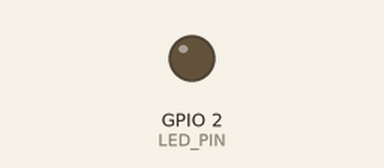
A sketch run on a simulated ESP8266 (NodeMCU). On the bench: output pins drawn as LEDs (lit = HIGH). WiFi joins after 1.5 s; servers stay silent unless stated; uploads are accepted with an empty reply; what the sketch prints to the serial monitor is not drawn.

Above: at 2.52 s.
At 7.9 s:
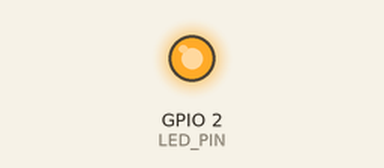
Timing chart, 0 to 16.3 s (numbered marks = the images above):
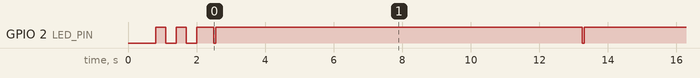

The sketch:

webcfgled.ino
```cpp
// webcfgled.ino - use a google spreadsheet to configure how often the LED should flash
#include <Arduino.h>
#include <ESP8266WiFi.h>
#include <ESP8266HTTPClient.h>
#include <WiFiClientSecureBearSSL.h>


// ===== WebCfg =========================================================================
// download config file from web server


// Make a spreadsgeet in google sheets (this app use only cell A1 from the first tab)
//   Note: you must share the file for public viewing (everybody with the link can then read it)
// Open the spreadsheet in google sheets, then open the correct tab (first in this demo), and look at the url when the tab is open
//   https://docs.google.com/spreadsheets/d/1mcsbrp1kGm0c29l3nXLqQ833ojlBLRUvd5v7cRqZNAw/edit#gid=0
// The long number is the "file id"
//   1mcsbrp1kGm0c29l3nXLqQ833ojlBLRUvd5v7cRqZNAw
// The short number is the "tab id" (first tab is always 0, next tabs have a 9 (?) digit number.
//   0
//To URL to the tab in CSV format is then
//   https://docs.google.com/spreadsheets/d/1mcsbrp1kGm0c29l3nXLqQ833ojlBLRUvd5v7cRqZNAw/export?format=csv&gid=0


#define WEBCFG_URL  "https://docs.google.com/spreadsheets/d/1mcsbrp1kGm0c29l3nXLqQ833ojlBLRUvd5v7cRqZNAw/export?format=csv&gid=0"


String webcfg_getfile(const char * url, String & filecontent) {
  // Function either returns "" (ok case, `filecontent` has content)
  // or returns a non-empty error string (and filecontent is "").
  filecontent = "";

  // We need to specify which headers we want to look at (only: location for redirect)
  static const char * headerkeys[] = {"location"} ;
  static const size_t headercount = sizeof(headerkeys)/sizeof(const char *);

  // We need an SSL client, because google sheets uses https (but we don't care about the server fingerprint)
  std::unique_ptr<BearSSL::WiFiClientSecure> client(new BearSSL::WiFiClientSecure);
  client->setInsecure(); // happy to ignore the SSL certificate, else client->setFingerprint(uint8_t[20]);
  HTTPClient https;

  // Setup the request
  bool ok = https.begin(*client, url);
  https.collectHeaders(headerkeys,headercount);
  if( !ok ) {
    return "unable to begin";
  }

  // Get the response
  int httpCode = https.GET();

  // GET failed?
  if( httpCode<0 ) {
    https.end();
    return String("code ")+httpCode+" "+https.errorToString(httpCode);
  }

  // GET successful (server with no redirect)
  if( httpCode == HTTP_CODE_OK ) {
    filecontent = https.getString();
    https.end();
    return "";
  }

  // GET with redirect (as google docs does)
  if( httpCode==HTTP_CODE_TEMPORARY_REDIRECT ) {
    // Extract the temporary location (url)
    String location = https.header("location");
    // New https request
    https.end();
    ok = https.begin(*client, location);
    if( !ok ) {
      return "unable to begin redirect";
    }
    httpCode = https.GET();
    if( httpCode == HTTP_CODE_OK  ) {
      filecontent = https.getString();
      https.end();
      return "";
    }
    https.end();
    return String("redirect code ")+httpCode+" "+https.errorToString(httpCode);
  }

  // Still here?
  https.end();
  return String("can't handle code ")+httpCode;
}


// ===== LED ==========================================================================
// Driver for the built-in LED - used for simple signalling to the user


#define LED_PIN LED_BUILTIN


// Switches the signalling LED on the ESP8266 board off.
void led_off() {
  digitalWrite(LED_PIN, HIGH); // low active
}


// Switches the signalling LED on the ESP8266 board on.
void led_on() {
  digitalWrite(LED_PIN, LOW); // low active
}


// Initializes the LED driver.
// Configures the GPIO block for the LED pin.
void led_init() {
  pinMode(LED_PIN, OUTPUT);
  led_off();
  Serial.printf("led   : init\n");
}


// ===== WIFI ===========================================================================


#define WIFI_SSID   "GuestFamPennings"
#define WIFI_PASSWD "there_is_no_password"


void wifi_init() {
  WiFi.begin(WIFI_SSID, WIFI_PASSWD);
  Serial.printf("wifi  : connecting ...");
  while( WiFi.status()!=WL_CONNECTED ) {
    led_on();
    delay(300);
    led_off();
    delay(300);
    Serial.printf(".");
  }
  Serial.printf("\n");
  Serial.printf("wifi  : connected %s\n",WiFi.localIP().toString().c_str() );
}


// ===== APP ============================================================================


void setup() {
  Serial.begin(115200);
  do delay(500); while( !Serial );
  Serial.printf("\n\n\n\n");
  Serial.printf("Welcome to webcfgled\n\n");

  led_init();
  wifi_init();

  Serial.printf("\n");
}


void loop() {
  String content;
  String error = webcfg_getfile(WEBCFG_URL,content);
  if( error!="" ) {
    Serial.printf("ERROR %s\n", error.c_str() );
    // 5 quick flashes signals error
    for( int i=0; i<5; i++ ) {
      led_on();
      delay(50);
      led_off();
      delay(50);
    }
  } else {
    int num = content.toInt();
    Serial.printf("webcfg: %d\n",num);
    // First a quick pulse to show successful read
    led_on();
    delay(50);
    led_off();
    delay(500);
    for( int i=0; i<num; i++ ) {
      led_on();
      delay(500);
      led_off();
      delay(500);
    }
  }
  delay(10*1000);
}
```

Measured:
- by itself, GPIO 2 (LED_PIN): goes LOW 0.30 s, HIGH 0.30 s, LOW 0.30 s, HIGH 0.50 s, 11 × (LOW 0.05 s, HIGH 10.7 s), LOW 0.05 s, then HIGH
